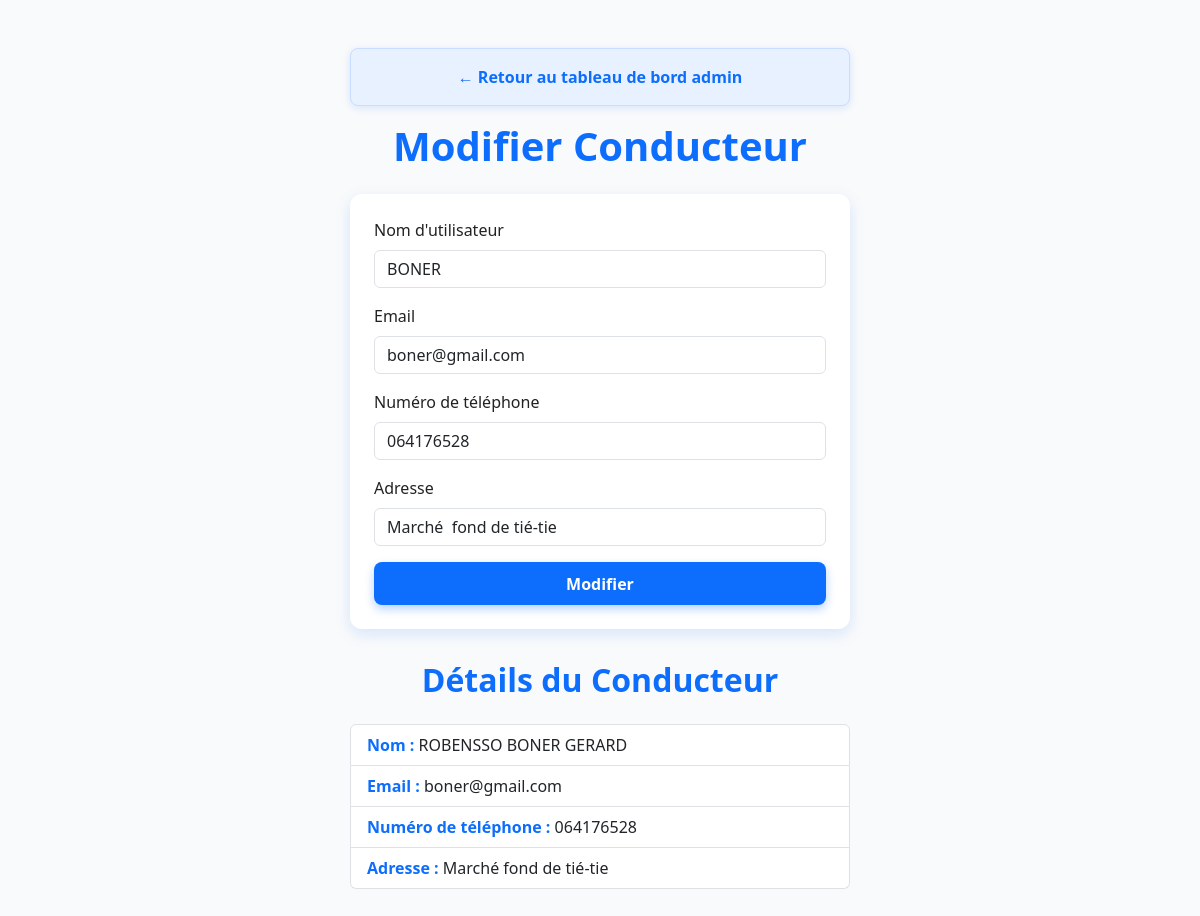
Page /conducteur/1/modifier/ (signed in) on the committed database.
### gestion/models.py (models this page shows, shortened)
class Conducteur(models.Model):
    user = models.OneToOneField(settings.AUTH_USER_MODEL, on_delete=models.CASCADE)
    adresse = models.CharField(max_length=255)
    telephone = models.CharField(max_length=20)
    moto = models.OneToOneField(Moto, on_delete=models.SET_NULL, null=True, blank=True)

class User(AbstractUser):
    ROLE_CHOICES = (
        ('admin', 'Administrateur'),
        ('conducteur', 'Conducteur'),
    )
    role = models.CharField(max_length=20, choices=ROLE_CHOICES, default='conducteur')

### gestion/views.py (the view, shortened to what this page needs)
# urls.py: path('conducteur/<int:conducteur_id>/modifier/', views.modifier_conducteur, name='modifier_conducteur'),
@login_required
@admin_required
def modifier_conducteur(request, conducteur_id):
    conducteur = get_object_or_404(Conducteur, id=conducteur_id)
    return render(request, 'modifier_conducteur.html', {'conducteur': conducteur})

### gestion/templates/modifier_conducteur.html (shortened to what this page needs)
<!DOCTYPE html>
<html lang="fr">
<head>
    <link href="https://cdn.jsdelivr.net/npm/bootstrap@5.3.3/dist/css/bootstrap.min.css" rel="stylesheet" />
</head>
<body>
    <div class="container">
        <div class="alert alert-info">
            <a href="{% url 'admin_dashboard' %}" style="text-decoration: none;">← Retour au tableau de bord admin</a>
        </div>
        <h1>Modifier Conducteur</h1>
        <form method="POST" novalidate>
            <div class="mb-3">
                <label for="username" class="form-label">Nom d'utilisateur</label>
                <input type="text" class="form-control" id="username" name="username" value="{{ conducteur.user.username }}" required>
            </div>
            <div class="mb-3">
                <label for="email" class="form-label">Email</label>
                <input type="email" class="form-control" id="email" name="email" value="{{ conducteur.user.email }}" required>
            </div>
            <div class="mb-3">
                <label for="telephone" class="form-label">Numéro de téléphone</label>
                <input type="text" class="form-control" id="telephone" name="telephone" value="{{ conducteur.telephone }}" required>
            </div>
            <div class="mb-3">
                <label for="adresse" class="form-label">Adresse</label>
                <input type="text" class="form-control" id="adresse" name="adresse" value="{{ conducteur.adresse }}" required>
            </div>
            <button type="submit" class="btn btn-primary">Modifier</button>
        </form>
        {% if conducteur %}
            <h2>Détails du Conducteur</h2>
            <ul class="list-group mb-3 mx-auto" style="max-width: 500px;">
                <li class="list-group-item"><strong>Nom :</strong> {{ conducteur.user.get_full_name }}</li>
                <li class="list-group-item"><strong>Email :</strong> {{ conducteur.user.email }}</li>
                <li class="list-group-item"><strong>Numéro de téléphone :</strong> {{ conducteur.telephone }}</li>
                <li class="list-group-item"><strong>Adresse :</strong> {{ conducteur.adresse }}</li>
            </ul>
        {% endif %}
    </div>
</body>
</html>

### gestion/templates/modifier_conducteur.html (style rules this page uses)
body { background-color: #f9fafb; font-family: 'Segoe UI', Tahoma, Geneva, Verdana, sans-serif; padding: 2rem 1rem; color: #222; min-height: 100vh; }
h1, h2 { color: #0d6efd; font-weight: 700; margin-bottom: 1.5rem; text-align: center; }
form { background: white; padding: 1.5rem; border-radius: 12px; box-shadow: 0 5px 15px rgba(13,110,253,0.15); max-width: 500px; margin: 1rem auto 2rem; }
.list-group-item strong { color: #0d6efd; }
.btn-primary { background-color: #0d6efd; border: none; font-weight: 600; box-shadow: 0 4px 10px rgba(13,110,253,0.3); transition: background-color 0.3s ease, transform 0.2s; width: 100%; padding: 0.6rem 0; border-radius: 8px; }
.alert-info { max-width: 500px; margin: 1rem auto; border-radius: 8px; font-weight: 600; color: #0846c5; background-color: #e7f1ff; border-color: #c8ddff; box-shadow: 0 2px 8px rgba(13,110,253,0.15); text-align: center; }
.container { max-width: 720px; margin: 0 auto; }

### rows in the picture
Conducteur: username "BONER", email "boner@gmail.com", telephone "064176528", adresse "Marché fond de tié-tie", user.get_full_name "ROBENSSO BONER GERARD", user.email "boner@gmail.com"
